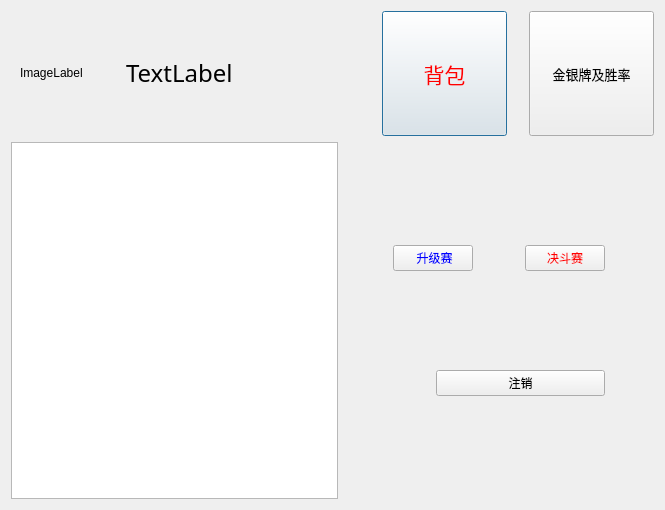
<?xml version="1.0" encoding="UTF-8"?>
<ui version="4.0">
 <class>user</class>
 <widget class="QDialog" name="user">
  <property name="geometry">
   <rect>
    <x>0</x>
    <y>0</y>
    <width>665</width>
    <height>510</height>
   </rect>
  </property>
  <property name="windowTitle">
   <string>User</string>
  </property>
  <property name="styleSheet">
   <string notr="true">background-image: url(:/Poke/userback.jpg);</string>
  </property>
  <layout class="QGridLayout" name="gridLayout">
   <item row="0" column="0" colspan="2">
    <widget class="QWidget" name="selfie" native="true">
     <property name="minimumSize">
      <size>
       <width>300</width>
       <height>125</height>
      </size>
     </property>
     <property name="maximumSize">
      <size>
       <width>300</width>
       <height>125</height>
      </size>
     </property>
     <layout class="QHBoxLayout" name="horizontalLayout">
      <item>
       <widget class="QLabel" name="user_2">
        <property name="minimumSize">
         <size>
          <width>100</width>
          <height>100</height>
         </size>
        </property>
        <property name="maximumSize">
         <size>
          <width>100</width>
          <height>100</height>
         </size>
        </property>
        <property name="text">
         <string>ImageLabel</string>
        </property>
       </widget>
      </item>
      <item>
       <widget class="QLabel" name="user_3">
        <property name="enabled">
         <bool>true</bool>
        </property>
        <property name="sizePolicy">
         <sizepolicy hsizetype="Preferred" vsizetype="Preferred">
          <horstretch>0</horstretch>
          <verstretch>0</verstretch>
         </sizepolicy>
        </property>
        <property name="minimumSize">
         <size>
          <width>200</width>
          <height>50</height>
         </size>
        </property>
        <property name="maximumSize">
         <size>
          <width>200</width>
          <height>50</height>
         </size>
        </property>
        <property name="font">
         <font>
          <family>楷体</family>
          <pointsize>18</pointsize>
         </font>
        </property>
        <property name="styleSheet">
         <string notr="true"/>
        </property>
        <property name="text">
         <string>TextLabel</string>
        </property>
       </widget>
      </item>
     </layout>
    </widget>
   </item>
   <item row="0" column="2">
    <spacer name="horizontalSpacer_5">
     <property name="orientation">
      <enum>Qt::Horizontal</enum>
     </property>
     <property name="sizeType">
      <enum>QSizePolicy::Fixed</enum>
     </property>
     <property name="sizeHint" stdset="0">
      <size>
       <width>10</width>
       <height>20</height>
      </size>
     </property>
    </spacer>
   </item>
   <item row="0" column="3">
    <widget class="QPushButton" name="pushButton">
     <property name="minimumSize">
      <size>
       <width>125</width>
       <height>125</height>
      </size>
     </property>
     <property name="maximumSize">
      <size>
       <width>125</width>
       <height>125</height>
      </size>
     </property>
     <property name="font">
      <font>
       <family>楷体</family>
       <pointsize>16</pointsize>
       <weight>50</weight>
       <italic>false</italic>
       <bold>false</bold>
      </font>
     </property>
     <property name="styleSheet">
      <string notr="true">border-image: url(:/Poke/packet.jpg);
color: rgb(255, 0, 0);
font: 16pt &quot;楷体&quot;;</string>
     </property>
     <property name="text">
      <string>背包</string>
     </property>
    </widget>
   </item>
   <item row="0" column="4">
    <spacer name="horizontalSpacer">
     <property name="orientation">
      <enum>Qt::Horizontal</enum>
     </property>
     <property name="sizeType">
      <enum>QSizePolicy::Fixed</enum>
     </property>
     <property name="sizeHint" stdset="0">
      <size>
       <width>10</width>
       <height>20</height>
      </size>
     </property>
    </spacer>
   </item>
   <item row="0" column="5">
    <widget class="QPushButton" name="pushButton_2">
     <property name="minimumSize">
      <size>
       <width>125</width>
       <height>125</height>
      </size>
     </property>
     <property name="maximumSize">
      <size>
       <width>125</width>
       <height>125</height>
      </size>
     </property>
     <property name="font">
      <font>
       <family>楷体</family>
       <pointsize>10</pointsize>
       <weight>50</weight>
       <italic>false</italic>
       <bold>false</bold>
      </font>
     </property>
     <property name="styleSheet">
      <string notr="true">border-image: url(:/Poke/mvp.jpg);
font: 10pt &quot;楷体&quot;;</string>
     </property>
     <property name="text">
      <string>金银牌及胜率</string>
     </property>
    </widget>
   </item>
   <item row="1" column="0">
    <widget class="QTextEdit" name="OnlineList">
     <property name="styleSheet">
      <string notr="true">color: rgb(255, 0, 0);
font: 10pt &quot;幼圆&quot;;
text-decoration: underline;</string>
     </property>
     <property name="html">
      <string>&lt;!DOCTYPE HTML PUBLIC &quot;-//W3C//DTD HTML 4.0//EN&quot; &quot;http://www.w3.org/TR/REC-html40/strict.dtd&quot;&gt;
&lt;html&gt;&lt;head&gt;&lt;meta name=&quot;qrichtext&quot; content=&quot;1&quot; /&gt;&lt;style type=&quot;text/css&quot;&gt;
p, li { white-space: pre-wrap; }
&lt;/style&gt;&lt;/head&gt;&lt;body style=&quot; font-family:'幼圆'; font-size:10pt; font-weight:400; font-style:normal;&quot;&gt;
&lt;p style=&quot;-qt-paragraph-type:empty; margin-top:0px; margin-bottom:0px; margin-left:0px; margin-right:0px; -qt-block-indent:0; text-indent:0px;&quot;&gt;&lt;br /&gt;&lt;/p&gt;&lt;/body&gt;&lt;/html&gt;</string>
     </property>
    </widget>
   </item>
   <item row="1" column="1" colspan="5">
    <widget class="QWidget" name="widget" native="true">
     <layout class="QGridLayout" name="gridLayout_2">
      <item row="0" column="1">
       <spacer name="verticalSpacer_2">
        <property name="orientation">
         <enum>Qt::Vertical</enum>
        </property>
        <property name="sizeHint" stdset="0">
         <size>
          <width>20</width>
          <height>40</height>
         </size>
        </property>
       </spacer>
      </item>
      <item row="1" column="0">
       <spacer name="horizontalSpacer_2">
        <property name="orientation">
         <enum>Qt::Horizontal</enum>
        </property>
        <property name="sizeHint" stdset="0">
         <size>
          <width>40</width>
          <height>20</height>
         </size>
        </property>
       </spacer>
      </item>
      <item row="1" column="1" colspan="2">
       <widget class="QPushButton" name="pushButton_3">
        <property name="styleSheet">
         <string notr="true">color: rgb(0, 0, 255);
font: 16pt &quot;楷体&quot;;</string>
        </property>
        <property name="text">
         <string> 升级赛</string>
        </property>
       </widget>
      </item>
      <item row="1" column="3">
       <spacer name="horizontalSpacer_4">
        <property name="orientation">
         <enum>Qt::Horizontal</enum>
        </property>
        <property name="sizeHint" stdset="0">
         <size>
          <width>40</width>
          <height>20</height>
         </size>
        </property>
       </spacer>
      </item>
      <item row="1" column="4">
       <widget class="QPushButton" name="pushButton_4">
        <property name="styleSheet">
         <string notr="true">color: rgb(255, 0, 0);
font: 16pt &quot;楷体&quot;;</string>
        </property>
        <property name="text">
         <string>决斗赛</string>
        </property>
       </widget>
      </item>
      <item row="1" column="5">
       <spacer name="horizontalSpacer_3">
        <property name="orientation">
         <enum>Qt::Horizontal</enum>
        </property>
        <property name="sizeHint" stdset="0">
         <size>
          <width>40</width>
          <height>20</height>
         </size>
        </property>
       </spacer>
      </item>
      <item row="2" column="1">
       <spacer name="verticalSpacer">
        <property name="orientation">
         <enum>Qt::Vertical</enum>
        </property>
        <property name="sizeHint" stdset="0">
         <size>
          <width>20</width>
          <height>40</height>
         </size>
        </property>
       </spacer>
      </item>
      <item row="3" column="2" colspan="3">
       <widget class="QPushButton" name="pushButton_5">
        <property name="styleSheet">
         <string notr="true">color: rgb(0, 0, 0);
font: 16pt &quot;楷体&quot;;</string>
        </property>
        <property name="text">
         <string>注销</string>
        </property>
       </widget>
      </item>
      <item row="4" column="1">
       <spacer name="verticalSpacer_3">
        <property name="orientation">
         <enum>Qt::Vertical</enum>
        </property>
        <property name="sizeHint" stdset="0">
         <size>
          <width>20</width>
          <height>40</height>
         </size>
        </property>
       </spacer>
      </item>
     </layout>
    </widget>
   </item>
  </layout>
 </widget>
 <resources/>
 <connections/>
</ui>
